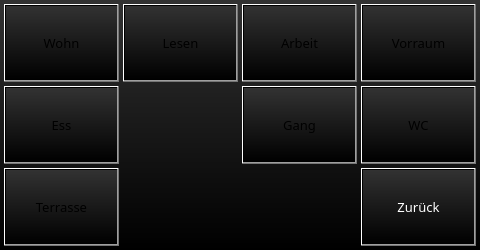
<?xml version="1.0" encoding="UTF-8"?>
<ui version="4.0">
 <class>egwindow</class>
 <widget class="QDialog" name="egwindow">
  <property name="geometry">
   <rect>
    <x>0</x>
    <y>0</y>
    <width>480</width>
    <height>250</height>
   </rect>
  </property>
  <property name="sizePolicy">
   <sizepolicy hsizetype="Fixed" vsizetype="Fixed">
    <horstretch>0</horstretch>
    <verstretch>0</verstretch>
   </sizepolicy>
  </property>
  <property name="font">
   <font>
    <family>Sans</family>
    <pointsize>10</pointsize>
   </font>
  </property>
  <property name="windowTitle">
   <string>Dialog</string>
  </property>
  <property name="autoFillBackground">
   <bool>false</bool>
  </property>
  <property name="styleSheet">
   <string notr="true">background-color: qlineargradient(spread:pad, x1:0.5, y1:1, x2:0.5, y2:0.0, stop:0 rgba(0, 0, 0, 255), stop:1 rgba(50, 50, 50, 255));</string>
  </property>
  <widget class="QPushButton" name="pushButtonLightGang">
   <property name="geometry">
    <rect>
     <x>242</x>
     <y>86</y>
     <width>115</width>
     <height>78</height>
    </rect>
   </property>
   <property name="sizePolicy">
    <sizepolicy hsizetype="Fixed" vsizetype="Fixed">
     <horstretch>0</horstretch>
     <verstretch>0</verstretch>
    </sizepolicy>
   </property>
   <property name="text">
    <string>Gang</string>
   </property>
  </widget>
  <widget class="QPushButton" name="pushButtonLightEss">
   <property name="geometry">
    <rect>
     <x>4</x>
     <y>86</y>
     <width>115</width>
     <height>78</height>
    </rect>
   </property>
   <property name="sizePolicy">
    <sizepolicy hsizetype="Fixed" vsizetype="Fixed">
     <horstretch>0</horstretch>
     <verstretch>0</verstretch>
    </sizepolicy>
   </property>
   <property name="text">
    <string>Ess</string>
   </property>
  </widget>
  <widget class="QPushButton" name="pushButtonLightWohn">
   <property name="geometry">
    <rect>
     <x>4</x>
     <y>4</y>
     <width>115</width>
     <height>78</height>
    </rect>
   </property>
   <property name="sizePolicy">
    <sizepolicy hsizetype="Fixed" vsizetype="Fixed">
     <horstretch>0</horstretch>
     <verstretch>0</verstretch>
    </sizepolicy>
   </property>
   <property name="text">
    <string>Wohn</string>
   </property>
  </widget>
  <widget class="QPushButton" name="pushButtonLightArbeit">
   <property name="geometry">
    <rect>
     <x>242</x>
     <y>4</y>
     <width>115</width>
     <height>78</height>
    </rect>
   </property>
   <property name="sizePolicy">
    <sizepolicy hsizetype="Fixed" vsizetype="Fixed">
     <horstretch>0</horstretch>
     <verstretch>0</verstretch>
    </sizepolicy>
   </property>
   <property name="text">
    <string>Arbeit</string>
   </property>
  </widget>
  <widget class="QPushButton" name="pushButtonBack">
   <property name="geometry">
    <rect>
     <x>361</x>
     <y>168</y>
     <width>115</width>
     <height>78</height>
    </rect>
   </property>
   <property name="sizePolicy">
    <sizepolicy hsizetype="Fixed" vsizetype="Fixed">
     <horstretch>0</horstretch>
     <verstretch>0</verstretch>
    </sizepolicy>
   </property>
   <property name="styleSheet">
    <string notr="true">color: rgb(255, 255, 255);</string>
   </property>
   <property name="text">
    <string>Zurück</string>
   </property>
  </widget>
  <widget class="QPushButton" name="pushButtonLightVorraum">
   <property name="geometry">
    <rect>
     <x>361</x>
     <y>4</y>
     <width>115</width>
     <height>78</height>
    </rect>
   </property>
   <property name="sizePolicy">
    <sizepolicy hsizetype="Fixed" vsizetype="Fixed">
     <horstretch>0</horstretch>
     <verstretch>0</verstretch>
    </sizepolicy>
   </property>
   <property name="text">
    <string>Vorraum</string>
   </property>
  </widget>
  <widget class="QPushButton" name="pushButtonLightWC">
   <property name="geometry">
    <rect>
     <x>361</x>
     <y>86</y>
     <width>115</width>
     <height>78</height>
    </rect>
   </property>
   <property name="sizePolicy">
    <sizepolicy hsizetype="Fixed" vsizetype="Fixed">
     <horstretch>0</horstretch>
     <verstretch>0</verstretch>
    </sizepolicy>
   </property>
   <property name="text">
    <string>WC</string>
   </property>
  </widget>
  <widget class="QPushButton" name="pushButtonLightTerrasse">
   <property name="geometry">
    <rect>
     <x>4</x>
     <y>168</y>
     <width>115</width>
     <height>78</height>
    </rect>
   </property>
   <property name="sizePolicy">
    <sizepolicy hsizetype="Fixed" vsizetype="Fixed">
     <horstretch>0</horstretch>
     <verstretch>0</verstretch>
    </sizepolicy>
   </property>
   <property name="text">
    <string>Terrasse</string>
   </property>
  </widget>
  <widget class="QPushButton" name="pushButtonLightWohnLese">
   <property name="geometry">
    <rect>
     <x>123</x>
     <y>4</y>
     <width>115</width>
     <height>78</height>
    </rect>
   </property>
   <property name="sizePolicy">
    <sizepolicy hsizetype="Fixed" vsizetype="Fixed">
     <horstretch>0</horstretch>
     <verstretch>0</verstretch>
    </sizepolicy>
   </property>
   <property name="text">
    <string>Lesen</string>
   </property>
  </widget>
 </widget>
 <resources/>
 <connections>
  <connection>
   <sender>pushButtonBack</sender>
   <signal>clicked()</signal>
   <receiver>egwindow</receiver>
   <slot>hide()</slot>
   <hints>
    <hint type="sourcelabel">
     <x>89</x>
     <y>221</y>
    </hint>
    <hint type="destinationlabel">
     <x>239</x>
     <y>135</y>
    </hint>
   </hints>
  </connection>
 </connections>
 <slots>
  <slot>ioState(ioState*)</slot>
 </slots>
</ui>
